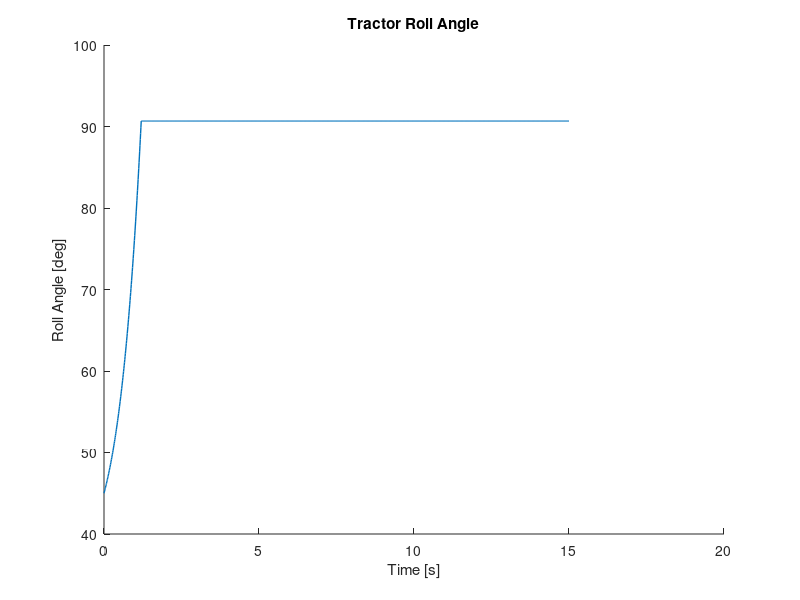

MATLAB code to generate this figure: (Note: this script raises an error after producing the figure.)
%% Axicle_Tractor_Rollover_Dyn_ETS_v1.m
% 7/15/21
% S. Krug
% Notes:
%
% 7/15/21 - Initial start
%

clear all
close all
clc

%% Time Series Parameters
sampling_freq_hz = 100; %hz
total_run_time_s =15; % sec
time_s = linspace(0, total_run_time_s, sampling_freq_hz*total_run_time_s)';
%% Inputs
% Aero Calcs
%use allowable windspeed table as inputs for aero calculation?
sim_rollover_angle_deg = 90;
start_roll_rate_dps = 15;
start_roll_angle_deg = 45;

v_mph = 70;
v_mps = v_mph*0.44704;
rho_kgpm3 = 1.225;
TRAC_Cd = 1.5;
TRAC_A_m2 = 15;

TRAC_Fd_N = 0.5*rho_kgpm3*(v_mps^2)*TRAC_Cd*TRAC_A_m2;

%% Mass Properties
g_mps2 = 9.81;
%Tractor
TRAC_height_cg_m = 1.1;
TRAC_mass_kg = 6970;
TRAC_inertia_roll_kgm2 = 37500;
TRAC_trackwidth_m = 2.53;
TRAC_height_cp_m = 1.925;
TRAC_force_drag_N = TRAC_Fd_N;
TRAC_force_weight_N = g_mps2*TRAC_mass_kg;

%% Variables & Inputs
%Tractor
TRAC_d_cg_y_m_i = TRAC_height_cg_m;
TRAC_d_cg_x_m_i = TRAC_trackwidth_m/2;
TRAC_theta_cg_rad_i = atan(TRAC_d_cg_x_m_i/TRAC_d_cg_y_m_i);

TRAC_d_cp_y_m_i = TRAC_height_cp_m;
TRAC_d_cp_x_m_i = TRAC_trackwidth_m/2;
TRAC_theta_cp_rad_i = atan(TRAC_d_cp_x_m_i/TRAC_d_cp_y_m_i);
%Inertias
TRAC_r_cg_m = TRAC_d_cg_x_m_i/(sin(TRAC_theta_cg_rad_i));
TRAC_I_pat_kgm2 = TRAC_inertia_roll_kgm2 + TRAC_mass_kg*TRAC_r_cg_m^2; %use this inertia

%Radii to calculate d_cg_x_m and d_cp_y_m during dynamic motion
TRAC_r_cp_m = TRAC_d_cp_x_m_i/(sin(TRAC_theta_cp_rad_i));
%% Initialize vars
TRAC_tq_nm = zeros(length(time_s),1);
TRAC_d_cg_x_m = zeros(length(time_s),1);
TRAC_d_cp_y_m = zeros(length(time_s),1);
TRAC_alpha_rps2 = zeros(length(time_s),1);

TRAC_theta_cg_rad = zeros(length(time_s),1);
TRAC_theta_cp_rad = zeros(length(time_s),1);
TRAC_theta_cg_rad(1) = TRAC_theta_cg_rad_i; %first angle is static angle
TRAC_theta_cp_rad(1) = TRAC_theta_cp_rad_i; %first angle is static angle

tractor_torque = zeros(length(time_s),1);

TRAC_d_cg_y_m = zeros(length(time_s),1);
% deltaH = zeros(length(time_s),1);
% deltaTheta = zeros(length(time_s),1);
% deltaOmega_rps = zeros(length(time_s),1);
% omega_E_rps = zeros(length(time_s),1);
%% Main Loop Start at Initial Rate
TRAC_omega_rps = zeros(length(time_s),1);
TRAC_omega_rps(1) = start_roll_rate_dps/57.29;
TRAC_roll_angle_rad = zeros(length(time_s),1);
TRAC_roll_angle_rad(1) = start_roll_angle_deg/57.29; %first angle is static angle

for t = 1:length(time_s) - 1
    
    dt = time_s(t+1) - time_s(t);
    TRAC_d_cg_x_m(t) = sin(TRAC_theta_cg_rad(t))*TRAC_r_cg_m; %new moment arm for new cg torque
    TRAC_d_cp_y_m(t) = cos(TRAC_theta_cp_rad(t))*TRAC_r_cp_m; %new moment arm for cp torque
    tractor_torque(t) = (TRAC_force_drag_N*TRAC_d_cp_y_m(t))-(TRAC_force_weight_N*TRAC_d_cg_x_m(t));
    
    if TRAC_roll_angle_rad(t)*57.29 < 0 % if angle of truck is below ground, stop
        break
    end
    %% Euler Time Step Calc
    TRAC_alpha_rps2(t+1) = tractor_torque(t)/TRAC_I_pat_kgm2;
    TRAC_omega_rps(t+1) = TRAC_omega_rps(t)+TRAC_alpha_rps2(t+1)*dt;
    TRAC_roll_angle_rad(t+1) = TRAC_roll_angle_rad(t)+TRAC_omega_rps(t+1)*dt;
    %% Energy Calc Check
%     TRAC_d_cg_y_m(t) = cos(TRAC_theta_cg_rad(t))*TRAC_r_cg_m; %cg height
    %     deltaTheta(t) = abs(TRAC_theta_cg_rad(t)-TRAC_theta_cg_rad(t-1));
    %     if t > 1
    %     deltaH(t) = abs(TRAC_d_cg_y_m(t)- TRAC_d_cg_y_m(t-1));
    %     deltaTheta(t) = abs(TRAC_theta_cg_rad(t)-TRAC_theta_cg_rad(t-1));
    %
    %     deltaOmega_rps(t) =sqrt( 2*( (TRAC_mass_kg*g_mps2*deltaH(t)) + (tractor_torque(t)*deltaTheta(t)) )/...
    %         (TRAC_I_pat_kgm2) );
    %     omega_E_rps(t+1) = omega_E_rps(t) + deltaOmega_rps(t);
    %
    %     end
    
    %% Iterate to new angles
    TRAC_theta_cg_rad(t+1) = TRAC_theta_cg_rad(1) - TRAC_roll_angle_rad(t+1);
    TRAC_theta_cp_rad(t+1) = TRAC_theta_cp_rad(1) - TRAC_roll_angle_rad(t+1);
    
    if TRAC_roll_angle_rad(t+1)*57.29 > sim_rollover_angle_deg
        TRAC_roll_angle_rad(t+1:end) =TRAC_roll_angle_rad(t+1);
        break
    end
end
%  deltaH = abs(max(TRAC_d_cg_y_m) -TRAC_d_cg_y_m(1));
%  deltaTheta = abs(TRAC_theta_cg_rad(t)-(TRAC_theta_cg_rad(1)));
%  tractor_tq_avg = mean(tractor_torque(1):tractor_torque(t));
%  deltaOmega_rps =sqrt( 2*( (TRAC_mass_kg*g_mps2*deltaH) + (tractor_tq_avg*deltaTheta) )/...
%          (TRAC_I_pat_kgm2) );
%  deltaOmega_dps = deltaOmega_rps*57.29;

hold on
figure(1)
plot(time_s, TRAC_roll_angle_rad*57.29,'LineWidth',1);
xlabel('Time [s]')
ylabel('Roll Angle [deg]')
title('Tractor Roll Angle')
Plotter(1);
hold on


hold on
figure(2)
plot(time_s, TRAC_omega_rps*57.29,'LineWidth',1);
xlabel('Time [s]')
ylabel('Roll Rate [deg/s]')
title('Tractor Roll Rate')
Plotter(1);
hold on







